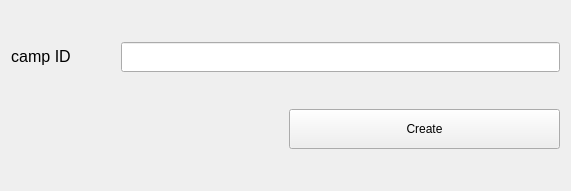
   <widget class="QWidget" name="layoutWidget">
    <property name="geometry">
     <rect>
      <x>370</x>
      <y>380</y>
      <width>571</width>
      <height>191</height>
     </rect>
    </property>
    <layout class="QVBoxLayout" name="register_camp">
     <item>
      <layout class="QHBoxLayout" name="horizontalLayout_2">
       <property name="spacing">
        <number>50</number>
       </property>
       <item>
        <widget class="QLabel" name="label_2">
         <property name="font">
          <font>
           <pointsize>10</pointsize>
          </font>
         </property>
         <property name="text">
          <string>&lt;html&gt;&lt;head/&gt;&lt;body&gt;&lt;p align=&quot;center&quot;&gt;&lt;span style=&quot; font-size:12pt;&quot;&gt;camp ID&lt;/span&gt;&lt;/p&gt;&lt;/body&gt;&lt;/html&gt;</string>
         </property>
        </widget>
       </item>
       <item>
        <widget class="QLineEdit" name="lineEdit">
         <property name="minimumSize">
          <size>
           <width>0</width>
           <height>30</height>
          </size>
         </property>
        </widget>
       </item>
      </layout>
     </item>
     <item>
      <layout class="QHBoxLayout" name="horizontalLayout_3">
       <item>
        <widget class="QLabel" name="label_3">
         <property name="text">
          <string/>
         </property>
        </widget>
       </item>
       <item>
        <widget class="QPushButton" name="pushButton_6">
         <property name="minimumSize">
          <size>
           <width>0</width>
           <height>40</height>
          </size>
         </property>
         <property name="text">
          <string>Create</string>
         </property>
        </widget>
       </item>
      </layout>
     </item>
    </layout>
   </widget>
